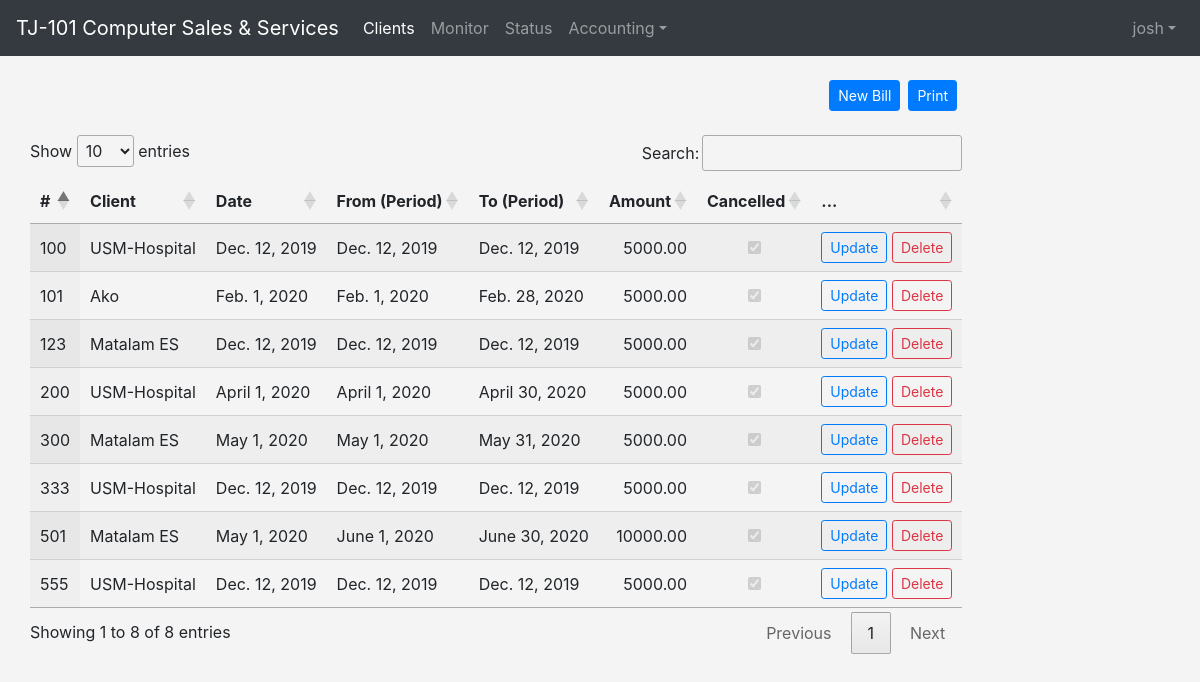
Page /collection/bills/ (signed in) on the committed database.
### client/models.py (models this page shows, shortened)
class Bill(models.Model):
    bill_no = models.IntegerField()
    bill_date = models.DateField(auto_now=False)
    bill_period_01 = models.DateField(auto_now=False)
    bill_period_02 = models.DateField(auto_now=False)
    bill_amount = models.DecimalField(max_digits=15, decimal_places=2, default=0)
    bill_note  = models.CharField(max_length=254)
    bill_cancelled = models.BooleanField(default=False)
    client = models.ForeignKey(Client, on_delete=models.CASCADE, related_name='bills')
    updated_by = models.ForeignKey(User, on_delete=models.CASCADE, related_name='bill_users')
    class Meta:
        ordering = ['-bill_date']
        verbose_name = 'billing'
        verbose_name_plural = 'billings'

class Client(models.Model):
    client_no       = models.CharField(max_length=50)
    client_name     = models.CharField(max_length=150)
    client_address  = models.CharField(max_length=200)
    client_email    = models.CharField(max_length=100)
    client_registered = models.DateField(auto_now_add=False)
    client_active   = models.BooleanField(default=False)
    client_ip       = models.CharField(default="0.0.0.0", max_length=20)
    def __str__(self):
        return  self.client_name

### collection/views.py (the view)
# urls.py: path('bills/', views.bills, name='bills'),
def bills(request):
    bills = Bill.objects.all()
    return render(request, 'bills/bills.html', {'bills':bills})

### templates/bills/bills.html (shortened to what this page needs)
{% extends 'base/base.html' %}
{% load static %}
{% block content %}
    {% include 'base/navbar.html' %}
    <div class="container mt-4">
        <div class="row">
            <div class='col-10 float-right'>
                <button class='btn btn-sm btn-primary mx-2 float-right'>Print</button>
                <button class='btn btn-sm btn-primary float-right js-create-bills'
                    data-url="{% url 'collection:create_bill' %}">New Bill</button>
            </div>
        </div>
        <div class="row mt-4">
            <div class="">
                <div class="table-responsive">
                <table class="display" id="tbl_bills" width="100%" cellspacing="0">
                    <thead class="thead-light">
                        <tr>
                            <th>#</th>
                            <th>Client</th>
                            <th>Date</th>
                            <th>From (Period)</th>
                            <th>To (Period)</th>
                            <th>Amount</th>
                            <th>Cancelled</th>
                            <th>...</th>
                        </tr>
                    </thead>
                    <tbody>
                        {% include 'bills/bills_list.html' %}
                    </tbody>
                </table>
            </div>
            </div>
        </div>
    </div>
{% endblock content %}

### templates/base/navbar-user.html (shortened to what this page needs)
<ul class="navbar-nav ml-auto ml-md-0">
    <li class="nav-item dropdown">
        <a class="nav-link dropdown-toggle" id="userDropdown" href="#" role="button" data-toggle="dropdown" aria-haspopup="true" aria-expanded="false">{{user.username}}</a>
    </li>
  </ul>

### templates/bills/bills_list.html (shortened to what this page needs)
{% for bill in bills %}
    <tr>
        <td>{{bill.bill_no}}</td>
        <td>{{bill.client}}</td>
        <td>{{bill.bill_date}}</td>
        <td>{{bill.bill_period_01}}</td>
        <td>{{bill.bill_period_02}}</td>
        <td class="dt-body-right">{{bill.bill_amount}}</td>
        <td class="dt-body-center custom-checkbox">{{bill.bill_cancelled}}</td>
        <td>
            <button class="btn btn-outline-primary btn-sm js-update-bill" data-url="{% url 'collection:update_bill' bill.pk %}">
                Update
            </button>
            <button type="button"
                class="btn btn-outline-danger btn-sm js-delete-bill"
                data-url="{% url 'collection:delete_bill' bill.pk %}">
                 Delete
            </button>
        </td>
    </tr>
{% empty %}
    <tr>
        <td colspan="7" class="text-center bg-warning">No bills</td>
    </tr>
{% endfor %}

### static/css/style.css (style rules this page uses)
body { background-color: #f4f4f4; }

### rows in the picture
Bill: bill_no "300", client "Matalam ES", bill_date "May 1, 2020", bill_period_01 "May 1, 2020", bill_period_02 "May 31, 2020", bill_amount "5000.00"
Bill: bill_no "501", client "Matalam ES", bill_date "May 1, 2020", bill_period_01 "June 1, 2020", bill_period_02 "June 30, 2020", bill_amount "10000.00"
Bill: bill_no "200", client "USM-Hospital", bill_date "April 1, 2020", bill_period_01 "April 1, 2020", bill_period_02 "April 30, 2020", bill_amount "5000.00"
Bill: bill_no "101", client "Ako", bill_date "Feb. 1, 2020", bill_period_01 "Feb. 1, 2020", bill_period_02 "Feb. 28, 2020", bill_amount "5000.00"
Bill: bill_no "100", client "USM-Hospital", bill_date "Dec. 12, 2019", bill_period_01 "Dec. 12, 2019", bill_period_02 "Dec. 12, 2019", bill_amount "5000.00"
Bill: bill_no "123", client "Matalam ES", bill_date "Dec. 12, 2019", bill_period_01 "Dec. 12, 2019", bill_period_02 "Dec. 12, 2019", bill_amount "5000.00"
Bill: bill_no "333", client "USM-Hospital", bill_date "Dec. 12, 2019", bill_period_01 "Dec. 12, 2019", bill_period_02 "Dec. 12, 2019", bill_amount "5000.00"
Bill: bill_no "555", client "USM-Hospital", bill_date "Dec. 12, 2019", bill_period_01 "Dec. 12, 2019", bill_period_02 "Dec. 12, 2019", bill_amount "5000.00"

### other values in the picture
{{ user.username }} "josh"
